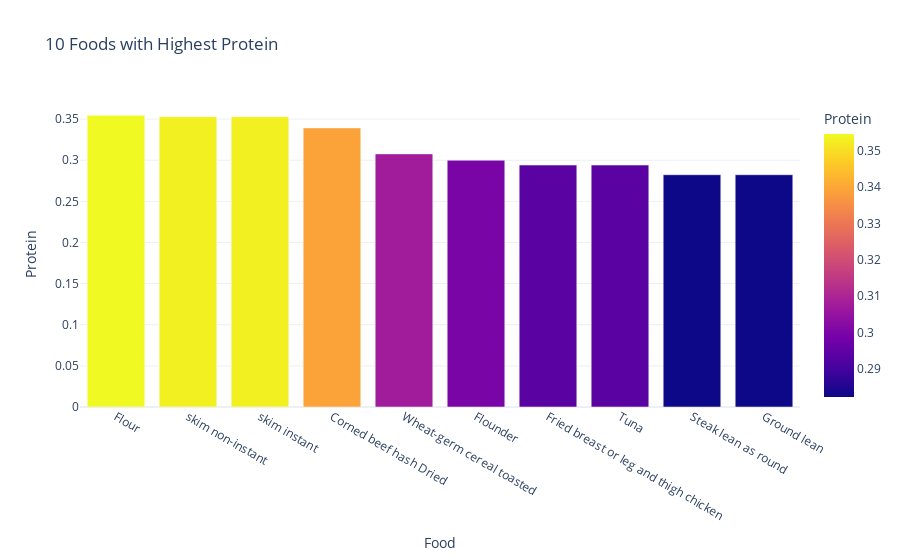

Notebook code cell kept with this figure:
### Markdown cell above
Now to do the same but for protien:

### Code cell
protein = nutrition.sort_values(by='Protein', ascending= False)
top_10_protein = protein.head(10)
fig = px.bar(top_10_protein, x='Food', y='Protein', color='Protein', title=' 10 Foods with Highest Protein', template = 'plotly_white')
fig.show()

### Figure 1 — Plotly figure (JSON) as saved in the notebook; plotly's stock layout.template omitted (floating-point values rounded to 4 significant figures)
{"data": [{"alignmentgroup": "True", "hovertemplate": "Food=%{x}<br>Protein=%{marker.color}<extra></extra>", "legendgroup": "", "marker": {"color": [0.3545, 0.3529, 0.3529, 0.3393, 0.3077, 0.3, 0.2941, 0.2941, 0.2824, 0.2824], "coloraxis": "coloraxis", "pattern": {"shape": ""}}, "name": "", "offsetgroup": "", "orientation": "v", "showlegend": false, "textposition": "auto", "type": "bar", "x": ["Flour", "skim non-instant", "skim instant", "Corned beef hash Dried", "Wheat-germ cereal toasted", "Flounder", "Fried breast or leg and thigh chicken", "Tuna", "Steak lean as round", "Ground lean"], "xaxis": "x", "y": [0.3545, 0.3529, 0.3529, 0.3393, 0.3077, 0.3, 0.2941, 0.2941, 0.2824, 0.2824], "yaxis": "y"}], "layout": {"autosize": true, "barmode": "relative", "coloraxis": {"colorbar": {"title": {"text": "Protein"}}, "colorscale": [[0, "#0d0887"], [0.1111, "#46039f"], [0.2222, "#7201a8"], [0.3333, "#9c179e"], [0.4444, "#bd3786"], [0.5556, "#d8576b"], [0.6667, "#ed7953"], [0.7778, "#fb9f3a"], [0.8889, "#fdca26"], [1, "#f0f921"]]}, "legend": {"tracegroupgap": 0}, "title": {"text": " 10 Foods with Highest Protein"}, "xaxis": {"anchor": "y", "autorange": true, "domain": [0, 1], "range": [-0.5, 9.5], "title": {"text": "Food"}, "type": "category"}, "yaxis": {"anchor": "x", "autorange": true, "domain": [0, 1], "range": [0, 0.3732], "title": {"text": "Protein"}, "type": "linear"}}}
